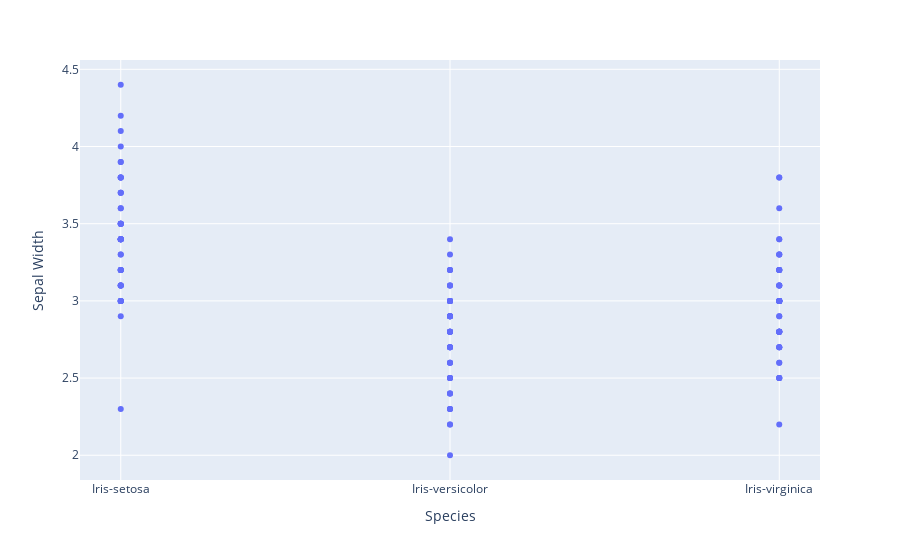

The notebook cell saved with this chart:
### Code cell
plotly.express.scatter(iris,x="Species", y="Sepal Width")

### Figure 1 — Plotly figure (JSON) as saved in the notebook; plotly's stock layout.template omitted (floating-point values rounded to 4 significant figures; data arrays with more than 128 entries replaced by an {"elided": "..."} marker saying what was removed)
{"data": [{"hovertemplate": "Species=%{x}<br>Sepal Width=%{y}<extra></extra>", "legendgroup": "", "marker": {"color": "#636efa", "symbol": "circle"}, "mode": "markers", "name": "", "orientation": "v", "showlegend": false, "type": "scatter", "x": {"elided": "150 str values"}, "xaxis": "x", "y": {"elided": "150 float values"}, "yaxis": "y"}], "layout": {"legend": {"tracegroupgap": 0}, "margin": {"t": 60}, "xaxis": {"anchor": "y", "domain": [0, 1], "title": {"text": "Species"}}, "yaxis": {"anchor": "x", "domain": [0, 1], "title": {"text": "Sepal Width"}}}}
